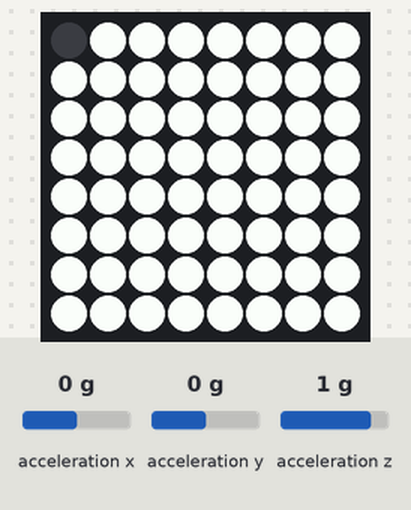
Bench run of a program on a simulated Raspberry Pi (BCM pin numbers) with a Sense HAT. Parts: the Sense HAT's 8×8 RGB LED matrix. The test bench sets the inputs (shaded band); at power-on: acceleration x 0 g, acceleration y 0 g, acceleration z 1 g. Files the program writes start out absent; the camera gives no picture and a still takes 0.5 s; the clock reads 2024-03-15 10:24:30 at power-on unless the program sets it.

Above: at 0.8 s.

The program:

rpi-data-logger.py
```python
from sense_hat import SenseHat
from picamera import PiCamera
from time import sleep
from time import time
from csv import writer
import math
import logging

def LED(Brightness):
    e = [Brightness, Brightness, Brightness]
    image = [
    e,e,e,e,e,e,e,e,
    e,e,e,e,e,e,e,e,
    e,e,e,e,e,e,e,e,
    e,e,e,e,e,e,e,e,
    e,e,e,e,e,e,e,e,
    e,e,e,e,e,e,e,e,
    e,e,e,e,e,e,e,e,
    e,e,e,e,e,e,e,e
    ]
    sense.set_pixels(image)

def LED_Indications(Color):
    sense.set_pixel(0,0, Color) #light up the top-right pixel to green, blue, or red to indicate success/failures

GREEN = (0, 255, 0)
RED = (255, 0, 0)
BLUE = (0, 0, 255)
NONE = (0, 0, 0)
REC_TIME_SEC = 60
SAMPLES_PER_SEC = 120
sense = SenseHat()
camera = PiCamera()
camera.rotation = 270

LED_Indications(BLUE)
#while not ready_to_start():
#    print("Waiting")
#    sleep(1)

curr_time = time()

LED(255)
camera.resolution = (1280,720)
camera.framerate = 60  #15ms frames
camera.start_preview()
#Use this to convert to MP4 ffmpeg -framerate 60 -i video.h264  -c copy video5.mp4
try:
    camera.start_recording(f'video/{curr_time:.0f}.h264',format='h264',bitrate=2000000)
    LED_Indications(GREEN) #if the recording works, show green
except PiCameraError:
    LED_Indications(RED) #if the recording fails, show red


while True:
    start_time = time()
    end_time = start_time + REC_TIME_SEC
    blink_timer = 0

    with open(f'data/{curr_time:.0f}_data.csv', 'w', newline='') as f:
        data_writer = writer(f)
        data_writer.writerow(['Time','Accel X','Accel Y','Accel Z'])

        while (curr_time < end_time):
            #camera.annotate_text = "annotation #%s" % i
            raw = sense.get_accelerometer_raw()
            curr_time = time()
            camera.annotate_text = "Sec:{sec:.3f}".format(sec = curr_time) + " x: {x:.2f}, y: {y:.2f}, z: {z:.2f}".format(**raw)
            data_writer.writerow([round(curr_time, 3), round(raw["x"], 2), round(raw["y"], 2), round(raw["z"], 2)])
            if blink_timer >= 5:
                LED_Indications(GREEN)
                blink_timer = 0 #every five readings, blink a green LED
            else:
                LED_Indications(NONE) #turn off the green LED unless it is the fith reading
                blink_timer += 1
        camera.split_recording(f'video/{curr_time:.0f}.h264') #start recording in a new file

camera.stop_recording()
camera.stop_preview()
LED(0)
```
